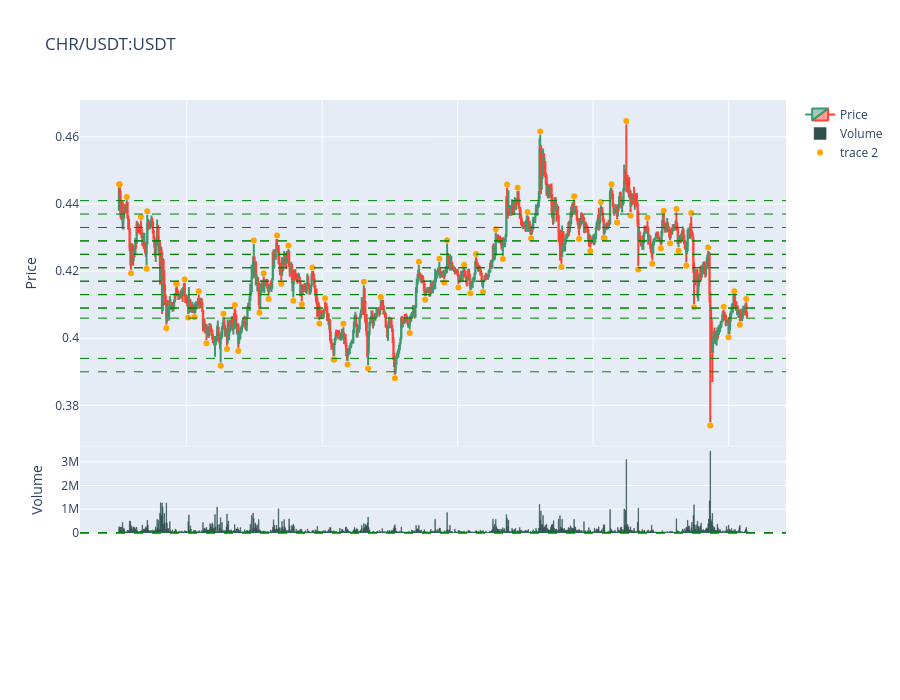

The code cell stored with this chart in its notebook:
### Code cell
low_limit, high_limit = -1e-3, +1e-3
bins_width = 0.003
window = 8
threshold = 5
df = candles.copy()
df = df.set_index('date', drop=False)
df = df['2024-02-20':'2024-02-29']
df['min_values'] = df.iloc[argrelextrema(df.low.values, np.less_equal,order=window)[0]]['low'] + low_limit
df['max_values'] = df.iloc[argrelextrema(df.high.values, np.greater_equal,order=window)[0]]['high'] + high_limit
df['extrema'] = df['max_values'].fillna(df['min_values'])
bins = int((df.close.max() - df.close.min()) / bins_width) + 1
array = df['extrema'].value_counts(bins = bins)
upper_values = array[array >= threshold].index.left.values
lower_values = array[array >= threshold].index.right.values
fig = go.Figure()
graph = generate_candlestick_graph(
    pair=pair,
    data=df,
    # trades=trades_red,
    # indicators1=['sma20', 'ema50', 'ema55'],
    # indicators2=['rsi', 'macd', 'macdsignal', 'macdhist']
)
for value in list(upper_values) + list(lower_values):
    graph.add_hline(y=value, line_width=1, line_dash="dash", line_color="green")
graph.add_trace(go.Scatter(x=df['date'],y=df['extrema'], mode = 'markers', marker_color='orange'))
graph.update_layout(autosize=True, height=700, xaxis=dict(rangeslider=dict(visible=False)))

### Figure 1 — Plotly figure (JSON) as saved in the notebook; plotly's stock layout.template omitted (floating-point values rounded to 4 significant figures; data arrays with more than 128 entries replaced by an {"elided": "..."} marker saying what was removed)
{"data": [{"close": {"elided": "891 float values"}, "high": {"elided": "891 float values"}, "low": {"elided": "891 float values"}, "name": "Price", "open": {"elided": "891 float values"}, "type": "candlestick", "x": {"elided": "891 str values"}, "xaxis": "x", "yaxis": "y"}, {"marker": {"color": "DarkSlateGrey", "line": {"color": "DarkSlateGrey"}}, "name": "Volume", "type": "bar", "x": {"elided": "891 str values"}, "xaxis": "x2", "y": {"elided": "891 float values"}, "yaxis": "y2"}, {"marker": {"color": "orange"}, "mode": "markers", "type": "scatter", "x": {"elided": "891 str values"}, "y": {"elided": "891 float values"}}], "layout": {"autosize": true, "height": 700, "modebar": {"add": ["v1hovermode", "toggleSpikeLines"]}, "shapes": [{"line": {"color": "green", "dash": "dash", "width": 1}, "type": "line", "x0": 0, "x1": 1, "xref": "x domain", "y0": 0.409, "y1": 0.409, "yref": "y"}, {"line": {"color": "green", "dash": "dash", "width": 1}, "type": "line", "x0": 0, "x1": 1, "xref": "x2 domain", "y0": 0.409, "y1": 0.409, "yref": "y2"}, {"line": {"color": "green", "dash": "dash", "width": 1}, "type": "line", "x0": 0, "x1": 1, "xref": "x domain", "y0": 0.413, "y1": 0.413, "yref": "y"}, {"line": {"color": "green", "dash": "dash", "width": 1}, "type": "line", "x0": 0, "x1": 1, "xref": "x2 domain", "y0": 0.413, "y1": 0.413, "yref": "y2"}, {"line": {"color": "green", "dash": "dash", "width": 1}, "type": "line", "x0": 0, "x1": 1, "xref": "x domain", "y0": 0.425, "y1": 0.425, "yref": "y"}, {"line": {"color": "green", "dash": "dash", "width": 1}, "type": "line", "x0": 0, "x1": 1, "xref": "x2 domain", "y0": 0.425, "y1": 0.425, "yref": "y2"}, {"line": {"color": "green", "dash": "dash", "width": 1}, "type": "line", "x0": 0, "x1": 1, "xref": "x domain", "y0": 0.417, "y1": 0.417, "yref": "y"}, {"line": {"color": "green", "dash": "dash", "width": 1}, "type": "line", "x0": 0, "x1": 1, "xref": "x2 domain", "y0": 0.417, "y1": 0.417, "yref": "y2"}, {"line": {"color": "green", "dash": "dash", "width": 1}, "type": "line", "x0": 0, "x1": 1, "xref": "x domain", "y0": 0.421, "y1": 0.421, "yref": "y"}, {"line": {"color": "green", "dash": "dash", "width": 1}, "type": "line", "x0": 0, "x1": 1, "xref": "x2 domain", "y0": 0.421, "y1": 0.421, "yref": "y2"}, {"line": {"color": "green", "dash": "dash", "width": 1}, "type": "line", "x0": 0, "x1": 1, "xref": "x domain", "y0": 0.429, "y1": 0.429, "yref": "y"}, {"line": {"color": "green", "dash": "dash", "width": 1}, "type": "line", "x0": 0, "x1": 1, "xref": "x2 domain", "y0": 0.429, "y1": 0.429, "yref": "y2"}, {"line": {"color": "green", "dash": "dash", "width": 1}, "type": "line", "x0": 0, "x1": 1, "xref": "x domain", "y0": 0.437, "y1": 0.437, "yref": "y"}, {"line": {"color": "green", "dash": "dash", "width": 1}, "type": "line", "x0": 0, "x1": 1, "xref": "x2 domain", "y0": 0.437, "y1": 0.437, "yref": "y2"}, {"line": {"color": "green", "dash": "dash", "width": 1}, "type": "line", "x0": 0, "x1": 1, "xref": "x domain", "y0": 0.406, "y1": 0.406, "yref": "y"}, {"line": {"color": "green", "dash": "dash", "width": 1}, "type": "line", "x0": 0, "x1": 1, "xref": "x2 domain", "y0": 0.406, "y1": 0.406, "yref": "y2"}, {"line": {"color": "green", "dash": "dash", "width": 1}, "type": "line", "x0": 0, "x1": 1, "xref": "x domain", "y0": 0.39, "y1": 0.39, "yref": "y"}, {"line": {"color": "green", "dash": "dash", "width": 1}, "type": "line", "x0": 0, "x1": 1, "xref": "x2 domain", "y0": 0.39, "y1": 0.39, "yref": "y2"}, {"line": {"color": "green", "dash": "dash", "width": 1}, "type": "line", "x0": 0, "x1": 1, "xref": "x domain", "y0": 0.413, "y1": 0.413, "yref": "y"}, {"line": {"color": "green", "dash": "dash", "width": 1}, "type": "line", "x0": 0, "x1": 1, "xref": "x2 domain", "y0": 0.413, "y1": 0.413, "yref": "y2"}, {"line": {"color": "green", "dash": "dash", "width": 1}, "type": "line", "x0": 0, "x1": 1, "xref": "x domain", "y0": 0.417, "y1": 0.417, "yref": "y"}, {"line": {"color": "green", "dash": "dash", "width": 1}, "type": "line", "x0": 0, "x1": 1, "xref": "x2 domain", "y0": 0.417, "y1": 0.417, "yref": "y2"}, {"line": {"color": "green", "dash": "dash", "width": 1}, "type": "line", "x0": 0, "x1": 1, "xref": "x domain", "y0": 0.429, "y1": 0.429, "yref": "y"}, {"line": {"color": "green", "dash": "dash", "width": 1}, "type": "line", "x0": 0, "x1": 1, "xref": "x2 domain", "y0": 0.429, "y1": 0.429, "yref": "y2"}, {"line": {"color": "green", "dash": "dash", "width": 1}, "type": "line", "x0": 0, "x1": 1, "xref": "x domain", "y0": 0.421, "y1": 0.421, "yref": "y"}, {"line": {"color": "green", "dash": "dash", "width": 1}, "type": "line", "x0": 0, "x1": 1, "xref": "x2 domain", "y0": 0.421, "y1": 0.421, "yref": "y2"}, {"line": {"color": "green", "dash": "dash", "width": 1}, "type": "line", "x0": 0, "x1": 1, "xref": "x domain", "y0": 0.425, "y1": 0.425, "yref": "y"}, {"line": {"color": "green", "dash": "dash", "width": 1}, "type": "line", "x0": 0, "x1": 1, "xref": "x2 domain", "y0": 0.425, "y1": 0.425, "yref": "y2"}, {"line": {"color": "green", "dash": "dash", "width": 1}, "type": "line", "x0": 0, "x1": 1, "xref": "x domain", "y0": 0.433, "y1": 0.433, "yref": "y"}, {"line": {"color": "green", "dash": "dash", "width": 1}, "type": "line", "x0": 0, "x1": 1, "xref": "x2 domain", "y0": 0.433, "y1": 0.433, "yref": "y2"}, {"line": {"color": "green", "dash": "dash", "width": 1}, "type": "line", "x0": 0, "x1": 1, "xref": "x domain", "y0": 0.441, "y1": 0.441, "yref": "y"}, {"line": {"color": "green", "dash": "dash", "width": 1}, "type": "line", "x0": 0, "x1": 1, "xref": "x2 domain", "y0": 0.441, "y1": 0.441, "yref": "y2"}, {"line": {"color": "green", "dash": "dash", "width": 1}, "type": "line", "x0": 0, "x1": 1, "xref": "x domain", "y0": 0.409, "y1": 0.409, "yref": "y"}, {"line": {"color": "green", "dash": "dash", "width": 1}, "type": "line", "x0": 0, "x1": 1, "xref": "x2 domain", "y0": 0.409, "y1": 0.409, "yref": "y2"}, {"line": {"color": "green", "dash": "dash", "width": 1}, "type": "line", "x0": 0, "x1": 1, "xref": "x domain", "y0": 0.394, "y1": 0.394, "yref": "y"}, {"line": {"color": "green", "dash": "dash", "width": 1}, "type": "line", "x0": 0, "x1": 1, "xref": "x2 domain", "y0": 0.394, "y1": 0.394, "yref": "y2"}], "title": {"text": "CHR/USDT:USDT"}, "xaxis": {"anchor": "y", "domain": [0, 1], "matches": "x3", "rangeslider": {"visible": false}, "showticklabels": false}, "xaxis2": {"anchor": "y2", "domain": [0, 1], "matches": "x3", "showticklabels": false}, "xaxis3": {"anchor": "y3", "domain": [0, 1]}, "yaxis": {"anchor": "x", "domain": [0.3335, 1], "title": {"text": "Price"}}, "yaxis2": {"anchor": "x2", "domain": [0.1667, 0.3334], "title": {"text": "Volume"}}, "yaxis3": {"anchor": "x3", "domain": [0, 0.1666], "title": {"text": "Other"}}}}
